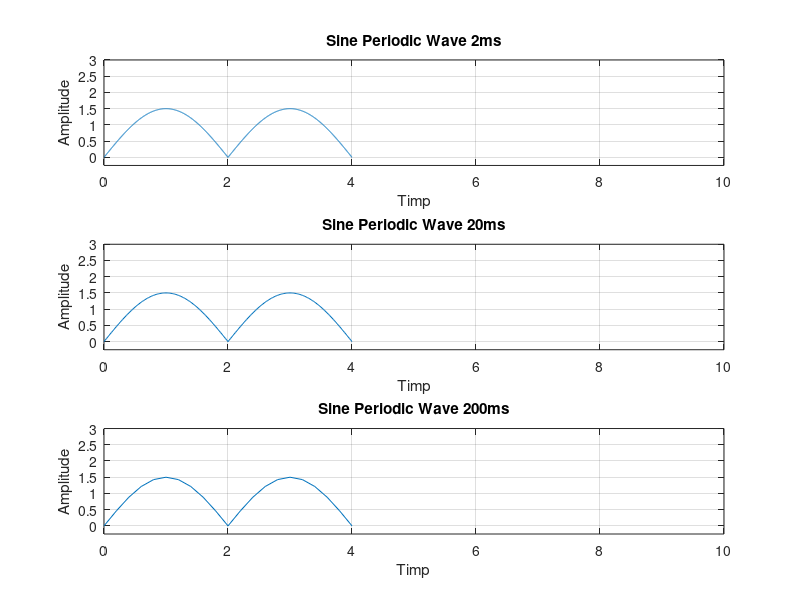

The MATLAB source for this figure:
T = 4;                                  %Perioada
t = 0:0.002:T;                          %Domeniu timp
y = abs(1.5 * sin(2*pi*0.25*t));        %Generare sin redresat cu ajutorul valorii absolute
subplot(3,1,1)
plot(t,y)
axis([0 10 -0.25 3])
xlabel('Timp')
ylabel('Amplitude')
title('Sine Periodic Wave 2ms')
grid

t = 0:0.02:T;
y = abs(1.5 * sin(2*pi*0.25*t));
subplot(3,1,2)
plot(t,y)
axis([0 10 -0.25 3])
xlabel('Timp')
ylabel('Amplitude')
title('Sine Periodic Wave 20ms')
grid

t = 0:0.2:T;
y = abs(1.5 * sin(2*pi*0.25*t));
subplot(3,1,3)
plot(t,y)
axis([0 10 -0.25 3])
xlabel('Timp')
ylabel('Amplitude')
title('Sine Periodic Wave 200ms')
grid